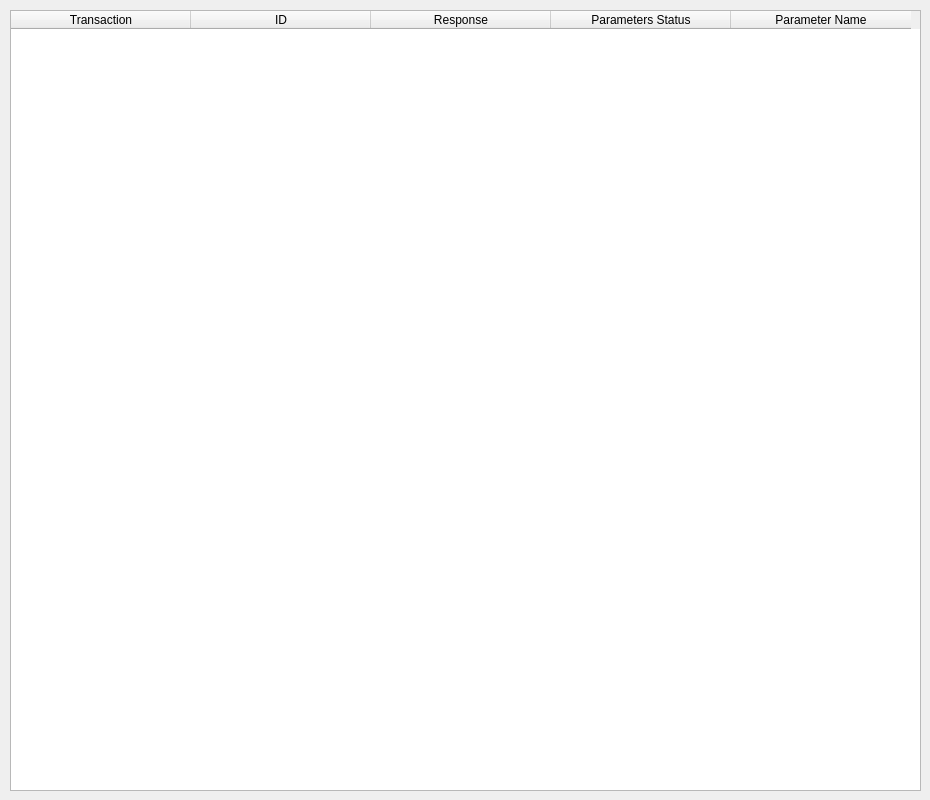
<?xml version="1.0" encoding="UTF-8"?>
<ui version="4.0">
 <class>AcknowledgeControl</class>
 <widget class="QWidget" name="AcknowledgeControl">
  <property name="geometry">
   <rect>
    <x>0</x>
    <y>0</y>
    <width>930</width>
    <height>800</height>
   </rect>
  </property>
  <property name="windowTitle">
   <string>Form</string>
  </property>
  <widget class="QTableWidget" name="ackWidget">
   <property name="geometry">
    <rect>
     <x>10</x>
     <y>10</y>
     <width>911</width>
     <height>781</height>
    </rect>
   </property>
   <attribute name="horizontalHeaderDefaultSectionSize">
    <number>180</number>
   </attribute>
   <attribute name="horizontalHeaderDefaultSectionSize">
    <number>180</number>
   </attribute>
   <column>
    <property name="text">
     <string>Transaction</string>
    </property>
   </column>
   <column>
    <property name="text">
     <string>ID</string>
    </property>
   </column>
   <column>
    <property name="text">
     <string>Response</string>
    </property>
   </column>
   <column>
    <property name="text">
     <string>Parameters Status</string>
    </property>
   </column>
   <column>
    <property name="text">
     <string>Parameter Name</string>
    </property>
   </column>
  </widget>
 </widget>
 <resources/>
 <connections/>
 <slots>
  <slot>applyGeneralPressed()</slot>
  <slot>applyGAMSPressed()</slot>
 </slots>
</ui>
